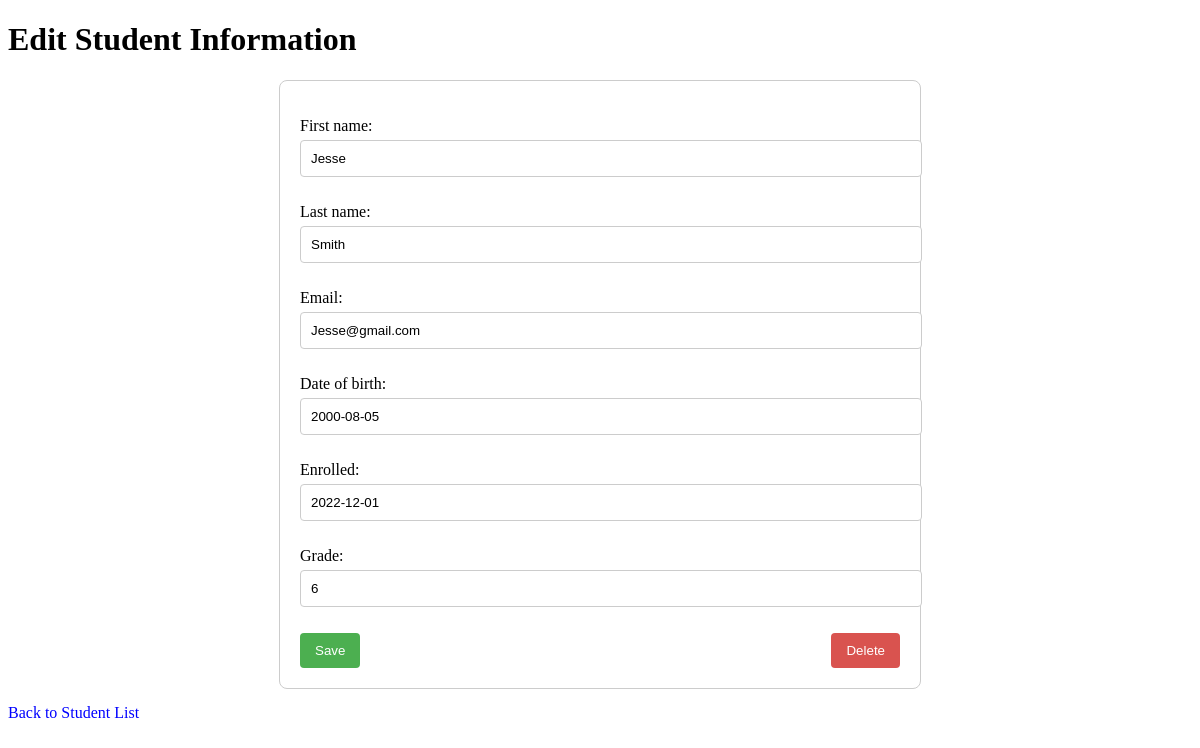
The page /students/7/edit/ (signed in) on the database its author committed.
### blog/models.py (models this page shows, shortened)
class Student(models.Model):
    first_name = models.CharField(max_length=30)
    last_name = models.CharField(max_length=30)
    email = models.EmailField(
        max_length=254,
        validators=[EmailValidator(message="Enter a valid email address.")]
    )
    date_of_birth = models.DateField()
    enrolled = models.DateField()
    grade = models.IntegerField(
        validators=[MinValueValidator(1), MaxValueValidator(12)]
    )
    class Meta:
        verbose_name_plural = "Students"

### blog/views.py (the view)
# urls.py: path('students/<int:student_id>/edit/', views.edit_student, name='edit_student'),
@login_required
def edit_student(request, student_id):
    student = get_object_or_404(Student, id=student_id)
    if request.method == "POST":
        if 'save' in request.POST:
            form = StudentForm(request.POST, instance=student)
            if form.is_valid():
                form.save()
                return redirect('student_list')
        elif 'delete' in request.POST:
            student.delete()
            return redirect('student_list')
    else:
        form = StudentForm(instance=student)
    return render(request, 'blog/edit_student.html', {'form': form, 'student': student})

### blog/forms.py
class StudentForm(forms.ModelForm):
    class Meta:
        model = Student
        fields = ['first_name', 'last_name', 'email', 'date_of_birth', 'enrolled', 'grade']

### blog/templates/blog/edit_student.html (shortened to what this page needs)
<!DOCTYPE html>
<html lang="en">
<head>
</head>
<body>
    <h1>Edit Student Information</h1>
    <form method="POST">
        {{ form.as_p }}
        <div class="actions">
            <button type="submit" name="save">Save</button>
            <button type="submit" name="delete" class="delete-button">Delete</button>
        </div>
    </form>
    <a href="{% url 'student_list' %}">Back to Student List</a>
</body>
</html>

### blog/templates/blog/edit_student.html (style rules this page uses)
form { max-width: 600px; margin: 0 auto; padding: 20px; border: 1px solid #ccc; border-radius: 8px; }
label { display: block; margin-bottom: 5px; }
input, select { width: 100%; padding: 10px; margin-bottom: 10px; border: 1px solid #ccc; border-radius: 4px; }
.actions { display: flex; justify-content: space-between; }
button { padding: 10px 15px; background-color: #4CAF50; color: white; border: none; border-radius: 4px; cursor: pointer; }
.delete-button { background-color: #d9534f; }
a { margin-top: 15px; display: inline-block; color: blue; text-decoration: none; }

### rows shown on the page
Student: first_name "Jesse", last_name "Smith", email "Jesse@gmail.com", date_of_birth "2000-08-05", enrolled "2022-12-01", grade "6"
